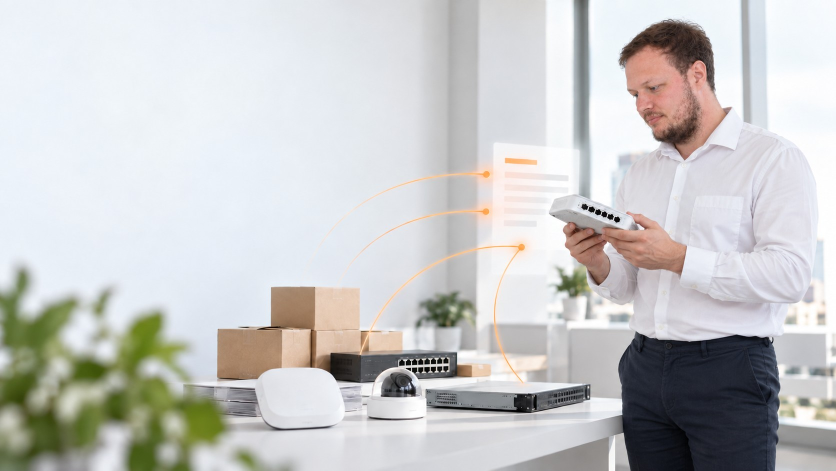
#> input picture seo-data/brand-images/allsun-hero-ecom-suppliers.jpg, 1672 x 941 px, given in place of a23f12_images_image-72d019a0-bb39-4ee6-82e3-394afd86d534.jpg, which was not available (shown at 1/2 size)
$ python build_hero_mp_composite.py
#> lines starting #> are read from the running program, lines starting #| are printed output that depends on the picture; after the words box and inside, x2 and y2 are one past the last pixel; in counts of white or black regions, pixels touching at a corner belong together; pictures that were not available may be replaced by others from this repository, and a replacement may not be noted
# -*- coding: utf-8 -*-
"""Баннер МП: реальный склад, реальный сотрудник, четкие окна 1С."""
from pathlib import Path

import cv2
import numpy as np
from PIL import Image, ImageDraw, ImageFilter

ASSETS = Path(r"C:\Users\ALSN_LSA\.cursor\projects\c-Users-ALSN-LSA-Desktop-cursor\assets")
OUT = Path(__file__).resolve().parents[1] / "brand-images"

WAREHOUSE = ASSETS / "c__Users_ALSN_LSA_AppData_Roaming_Cursor_User_workspaceStorage_empty-window_images_image-1d462ddd-c538-488a-8b29-b813264f58f3.jpg"
EMPLOYEE = ASSETS / "c__Users_ALSN_LSA_AppData_Roaming_Cursor_User_workspaceStorage_9f3c600fb9460aaba34cb8d3eca23f12_images_image-72d019a0-bb39-4ee6-82e3-394afd86d534.jpg"
ONEC = ASSETS / "c__Users_ALSN_LSA_AppData_Roaming_Cursor_User_workspaceStorage_9f3c600fb9460aaba34cb8d3eca23f12_images_image-df940f6e-fb65-4ed6-9148-c2afdb138c5c.png"
COST = ASSETS / "c__Users_ALSN_LSA_AppData_Roaming_Cursor_User_workspaceStorage_9f3c600fb9460aaba34cb8d3eca23f12_images_image-da892699-a2cc-43f6-affb-42c340ebf024.png"
DRR = ASSETS / "c__Users_ALSN_LSA_AppData_Roaming_Cursor_User_workspaceStorage_9f3c600fb9460aaba34cb8d3eca23f12_images_image-c867e758-976a-44d7-8d18-0b236e73480e.png"
REVIEWS = ASSETS / "c__Users_ALSN_LSA_AppData_Roaming_Cursor_User_workspaceStorage_9f3c600fb9460aaba34cb8d3eca23f12_images_image-afc0b8c5-985a-4d8e-b8e7-ffb460d1c393.png"

W, H = 1920, 900
BG = (247, 248, 250)


def cover(image: Image.Image, size: tuple[int, int]) -> Image.Image:
    tw, th = size
    ratio = max(tw / image.width, th / image.height)
    resized = image.resize(
        (round(image.width * ratio), round(image.height * ratio)),
        Image.Resampling.LANCZOS,
    )
    left = (resized.width - tw) // 2
    top = (resized.height - th) // 2
    return resized.crop((left, top, left + tw, top + th))


def warehouse_bg() -> Image.Image:
    image = cover(Image.open(WAREHOUSE).convert("RGB"), (W, H))
    overlay = Image.new("RGBA", (W, H), (*BG, 36))
    image = Image.alpha_composite(image.convert("RGBA"), overlay)
    gradient = Image.new("L", (W, 1))
    values = []
    for x in range(W):
        if x <= 420:
            alpha = 150
        elif x >= 980:
            alpha = 8
        else:
            alpha = round(150 - (x - 420) * 142 / 560)
        values.append(alpha)
    gradient.putdata(values)
    gradient = gradient.resize((W, H))
    white = Image.new("RGBA", (W, H), (*BG, 255))
    image.paste(white, (0, 0), gradient)
    return image


def make_1c_window(report: Image.Image, use_full_chrome: bool = False) -> Image.Image:
    """Собирает окно 1С: живая жёлтая подсистема с логотипом + чёткий отчёт."""
    chrome = Image.open(ONEC).convert("RGB")
    cw, ch = chrome.size
    left_w = 100
    top_h = 110
    win_w, win_h = 1280, 780
    window = Image.new("RGB", (win_w, win_h), (248, 248, 248))

    left = chrome.crop((0, 0, left_w, ch)).resize((int(win_w * 0.11), win_h), Image.Resampling.LANCZOS)
    window.paste(left, (0, 0))

    top = chrome.crop((0, 0, cw, top_h)).resize((win_w, int(win_h * 0.15)), Image.Resampling.LANCZOS)
    window.paste(top, (0, 0))

    content_x = left.width
    content_y = top.height
    content_w = win_w - content_x - 6
    content_h = win_h - content_y - 6

    if use_full_chrome:
        body = chrome.crop((left_w, top_h, cw, ch))
    else:
        body = report.convert("RGB")
    body = body.resize((content_w, content_h), Image.Resampling.LANCZOS)
    window.paste(body, (content_x, content_y))
    return window


def draw_monitor(scene: Image.Image, screen: Image.Image, box: tuple[int, int, int, int]) -> None:
    x1, y1, x2, y2 = box
    bezel = 14
    draw = ImageDraw.Draw(scene)
    draw.rounded_rectangle((x1 - 10, y1 - 10, x2 + 10, y2 + 18), 10, fill=(18, 18, 18))
    inner = screen.resize((x2 - x1, y2 - y1), Image.Resampling.LANCZOS)
    scene.paste(inner, (x1, y1))
    # подставка
    mx = (x1 + x2) // 2
    draw.rectangle((mx - 18, y2 + 18, mx + 18, y2 + 78), fill=(22, 22, 22))
    draw.rectangle((mx - 70, y2 + 78, mx + 70, y2 + 90), fill=(22, 22, 22))


def extract_employee() -> Image.Image:
    source_bgr = cv2.imread(str(EMPLOYEE), cv2.IMREAD_COLOR)
    if source_bgr is None:
        raise FileNotFoundError(EMPLOYEE)
    h, w = source_bgr.shape[:2]
    mask = np.zeros((h, w), np.uint8)
    body = np.array(
        [
            (422, 292),
            (455, 276),
            (498, 290),
            (520, 332),
            (512, 392),
            (528, 435),
            (548, 505),
            (538, 575),
            (505, 640),
            (478, 710),
            (445, 790),
            (410, 870),
            (358, 935),
            (322, 955),
            (330, 900),
            (352, 810),
            (358, 730),
            (338, 650),
            (318, 585),
            (340, 545),
            (358, 500),
            (368, 430),
            (388, 355),
        ],
        dtype=np.int32,
    )
    chair = np.array(
        [
            (552, 512),
            (605, 545),
            (640, 590),
            (648, 650),
            (638, 710),
            (600, 742),
            (555, 770),
            (538, 830),
            (555, 900),
            (610, 955),
            (555, 1005),
            (490, 1008),
            (450, 970),
            (475, 920),
            (500, 860),
            (518, 800),
            (535, 740),
            (548, 680),
            (558, 600),
        ],
        dtype=np.int32,
    )
    bridge = np.array(
        [
            (520, 480),
            (555, 505),
            (545, 600),
            (510, 620),
            (500, 540),
        ],
        dtype=np.int32,
    )
    cv2.fillPoly(mask, [body, chair, bridge], 255)
    alpha = cv2.GaussianBlur(mask, (0, 0), 1.05)
    rgba = cv2.cvtColor(source_bgr, cv2.COLOR_BGR2RGBA)
    rgba[:, :, 3] = alpha
    person = Image.fromarray(rgba)
    bbox = person.getchannel("A").getbbox()
    if not bbox:
        raise RuntimeError("Не удалось вырезать сотрудника")
    return person.crop(bbox)


def build() -> Image.Image:
    scene = warehouse_bg()
    # стол
    draw = ImageDraw.Draw(scene)
    draw.rounded_rectangle((20, 545, 1540, 780), 6, fill=(210, 210, 206))
    draw.rectangle((20, 545, 1540, 562), fill=(228, 228, 224))

    cost = make_1c_window(Image.open(COST))
    drr = make_1c_window(Image.open(DRR))
    reviews = Image.open(ONEC).convert("RGB")

    draw_monitor(scene, reviews, (36, 88, 620, 530))
    draw_monitor(scene, cost, (635, 78, 1125, 515))
    draw_monitor(scene, drr, (1140, 92, 1525, 500))

    person = extract_employee()
    target_h = 820
    person = person.resize(
        (round(person.width * target_h / person.height), target_h),
        Image.Resampling.LANCZOS,
    )
    px, py = 1310, 80
    alpha = person.getchannel("A")
    shadow = Image.new("RGBA", person.size, (20, 22, 24, 0))
    shadow.putalpha(alpha.filter(ImageFilter.GaussianBlur(12)).point(lambda v: v // 4))
    scene.alpha_composite(shadow, (px + 10, py + 14))
    scene.alpha_composite(person, (px, py))
    return scene.convert("RGB")


def main() -> None:
    OUT.mkdir(parents=True, exist_ok=True)
    person = extract_employee()
#> in extract_employee, source_bgr is the input picture: shape (941, 1672, 3); mean B, G, R 199.4, 200.1, 199.9
#> in extract_employee, `cv2.fillPoly(mask, [body, chair, bridge], 255)`:
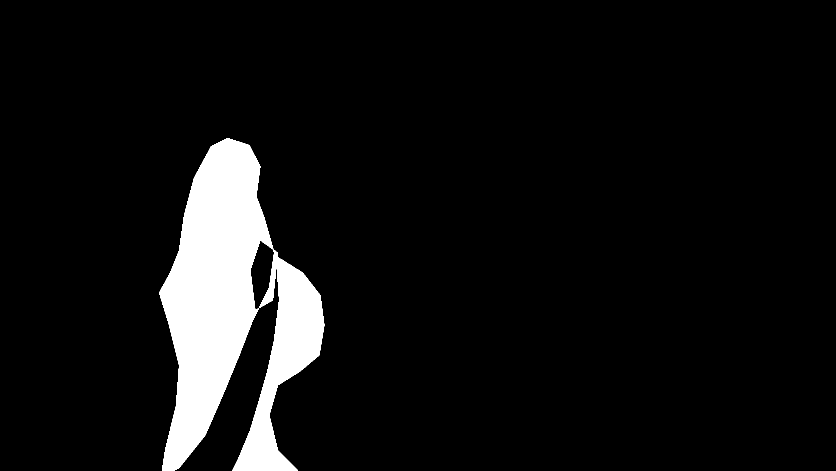
#> mask: shape (941, 1672) (shown at 1/2 size); 7.2% white; 1 white region, box (x1, y1, x2, y2) and area: (318, 276, 649, 941) 113071
#> in extract_employee, `rgba[:, :, 3] = alpha`:
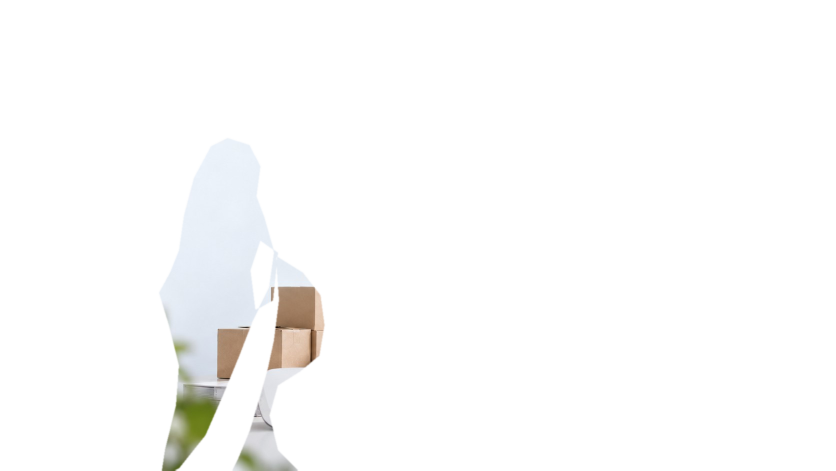
#> rgba: shape (941, 1672, 4) (shown at 1/2 size); mean R, G, B, A 199.9, 200.1, 199.4, 18.3; transparent parts drawn white
#> in extract_employee, `bbox = person.getchannel("A").getbbox()`: bbox = (315, 273, 652, 941)
    preview = Image.new("RGB", person.size, (240, 80, 40))
    preview.paste(person, (0, 0), person)
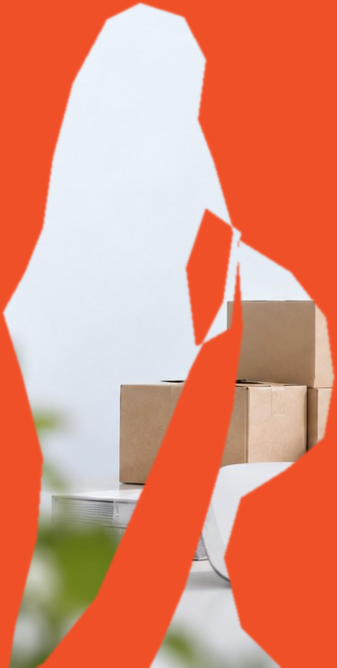
#> preview: PIL image 337x668 RGB; mean R, G, B 222.8, 143.1, 120.7
    preview.save(OUT / "_hero-mp-employee-cutout.png")
    result = build()
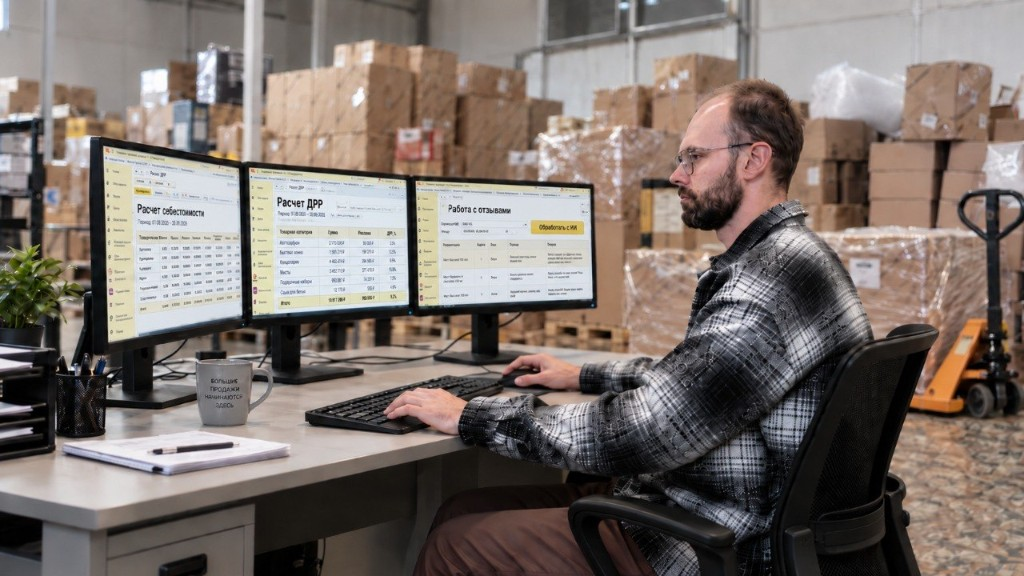
#> input picture seo-data/brand-images/allsun-hero-mp-employee-module.jpg, 1024 x 576 px, given in place of window_images_image-1d462ddd-c538-488a-8b29-b813264f58f3.jpg, which was not available
#> in cover, `tw, th = size`: tw = 1920; th = 900
#> in cover, `ratio = max(tw / image.width, th / image.height)`: ratio = 1.88
#> in cover, `left = (resized.width - tw) // 2`: left = 0
#> in cover, `top = (resized.height - th) // 2`: top = 90
#> in cover, `return resized.crop((left, top, left + tw, top + th))`:
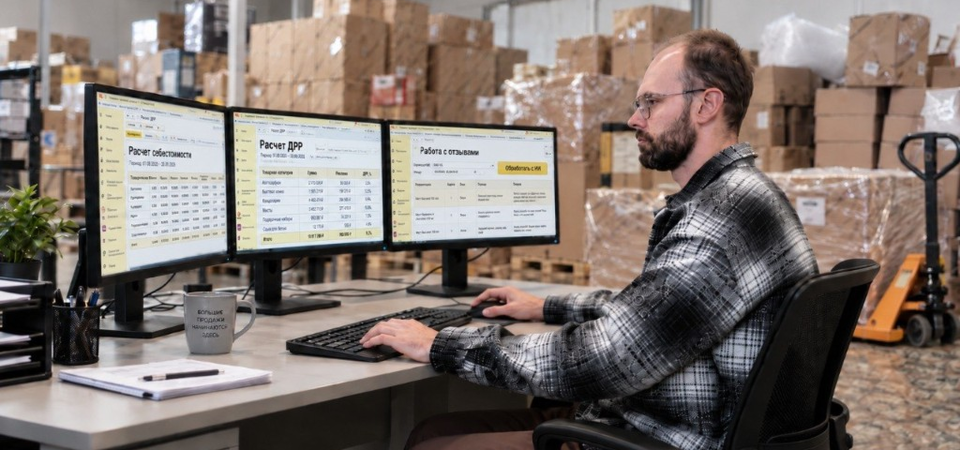
#> returned value: PIL image 1920x900 RGB (shown at 1/2 size); mean R, G, B 128, 116.9, 110.7
#> in warehouse_bg, `gradient = gradient.resize((W, H))`:
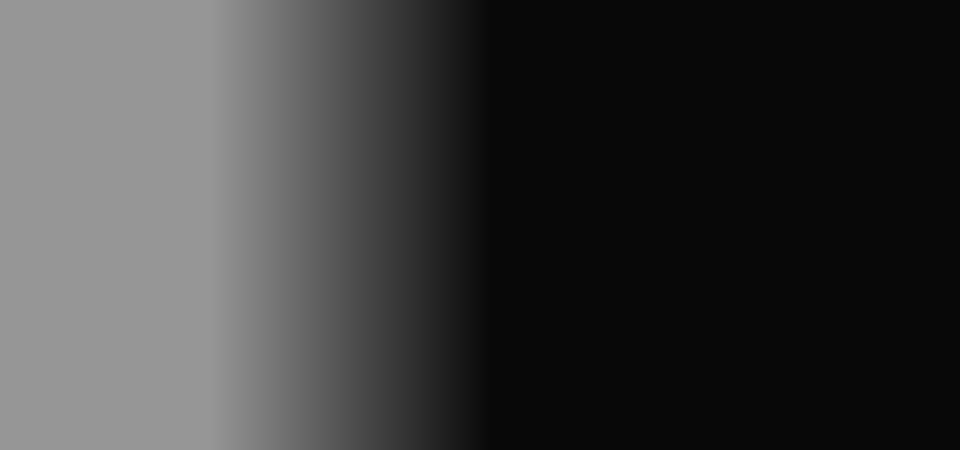
#> gradient: PIL image 1920x900 L (shown at 1/2 size); min 8, max 150, mean 59.8
#> in warehouse_bg, `image.paste(white, (0, 0), gradient)`:
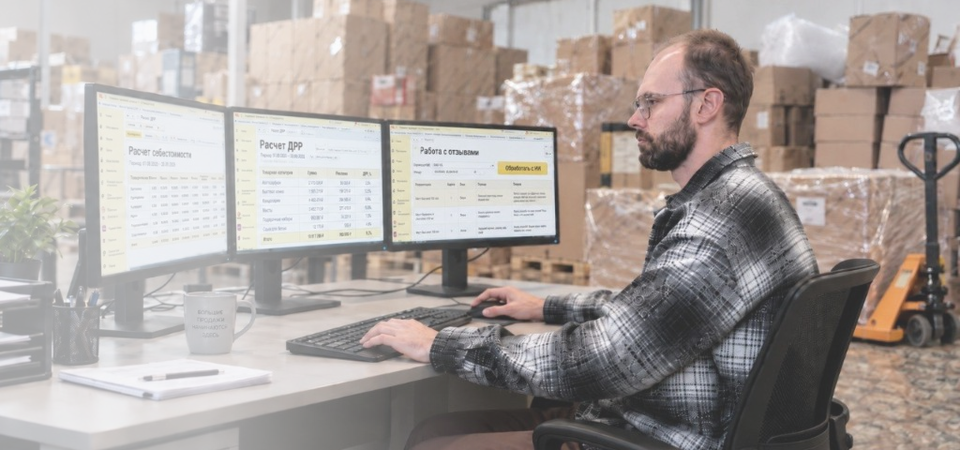
#> image: PIL image 1920x900 RGBA (shown at 1/2 size); mean R, G, B, A 166.9, 159.1, 155.7, 255
    png = OUT / "allsun-hero-mp-warehouse-1c-real.png"
    jpg = OUT / "allsun-hero-mp-warehouse-1c-real.jpg"
    result.save(png, "PNG", optimize=True)
    result.save(jpg, "JPEG", quality=95)
    result.save(ASSETS / "allsun-hero-mp-warehouse-1c-real.png", "PNG", optimize=True)
    print(png)
    print(jpg)


if __name__ == "__main__":
#> (the run stopped early here; a loop or call above may not have finished)
